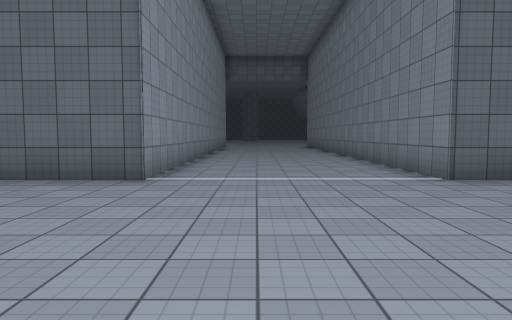
View 1 (above)

23 first-person views from a walk through a scene from a Unity 3-D project. The camera is 1.4 m above the floor, tilts 4° down and sees 70° across. The floor is counted in squares, 2 m on a side. Each view is taken from the middle of a square. On the plan, view 1 faces up. The plan holds only what a view shows up to about 11 squares ahead; the rest is blank. The place goes on beyond the plan. The player is left out. Surface patterns are stand-ins for the level's own textures.

View 2
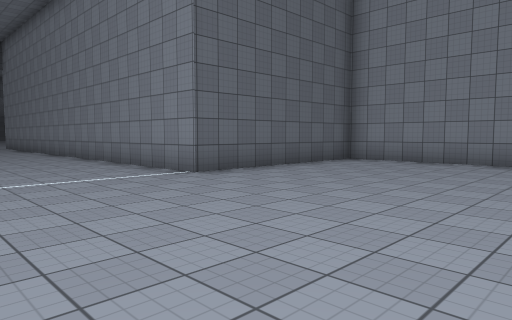

View 3
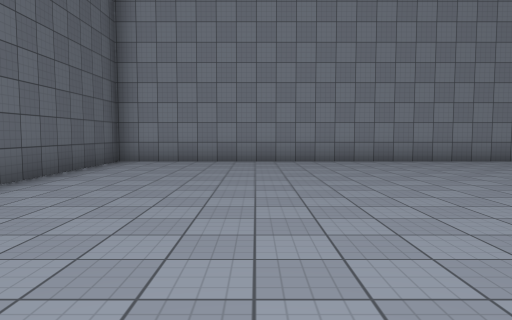

View 4
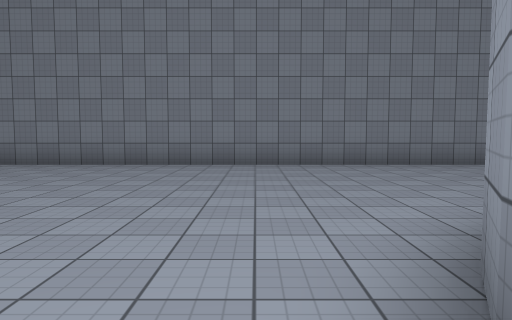

View 5
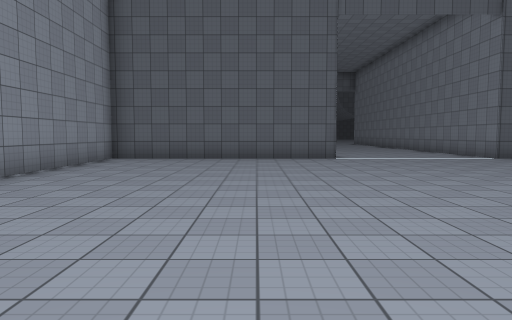

View 6
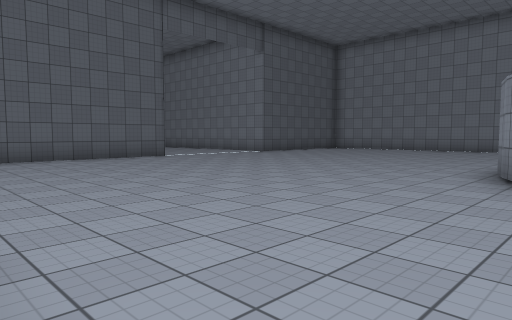

View 7
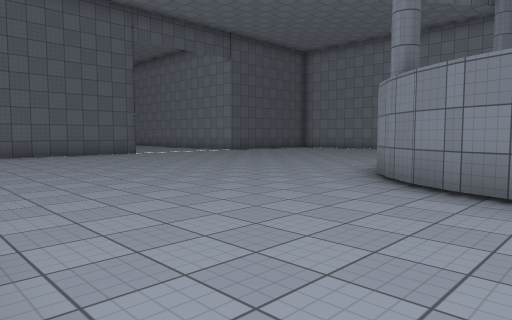

View 8
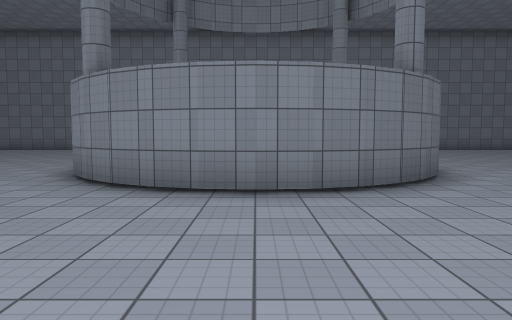

View 9
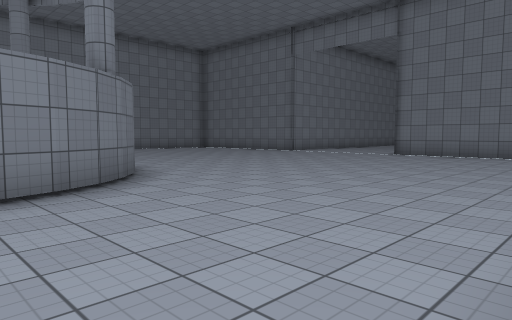

View 10
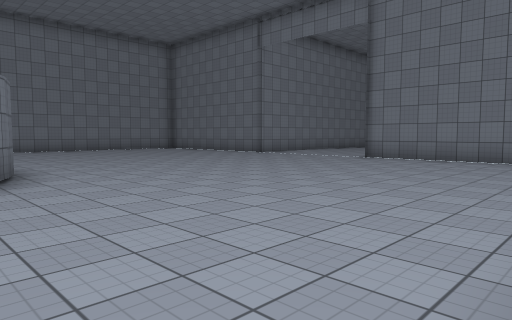

View 11
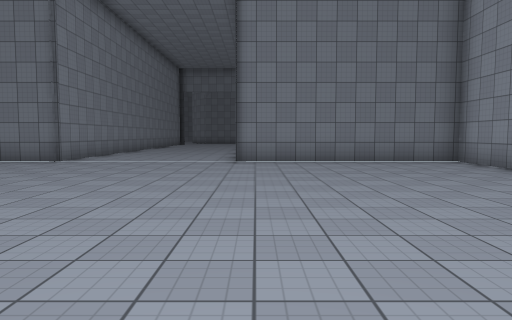

View 12
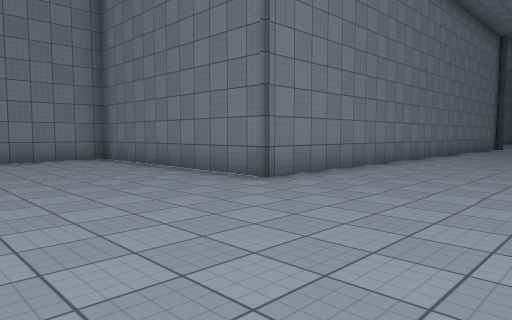

View 13
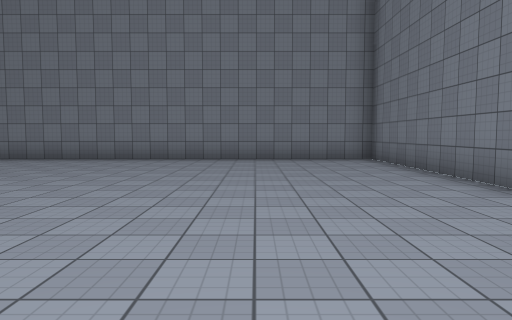

View 14
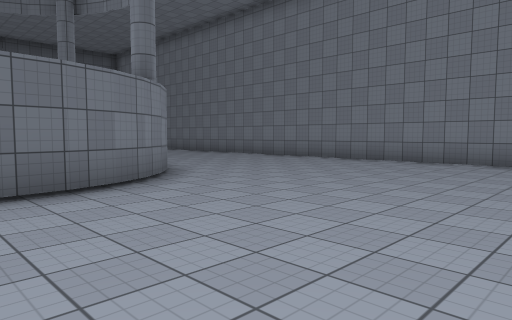

View 15
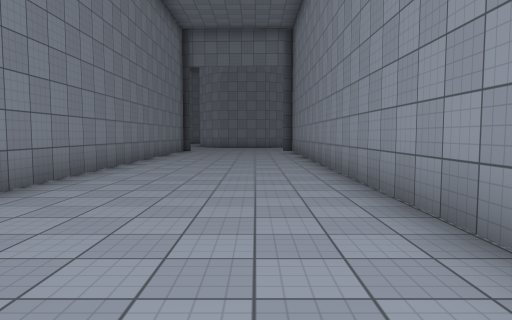

View 16
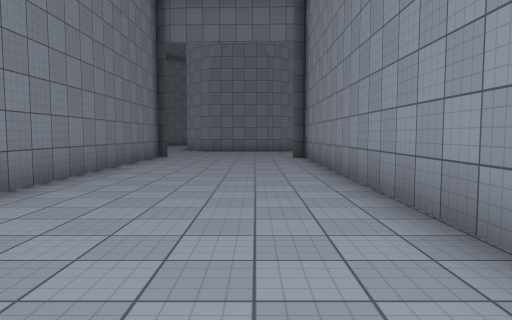

View 17
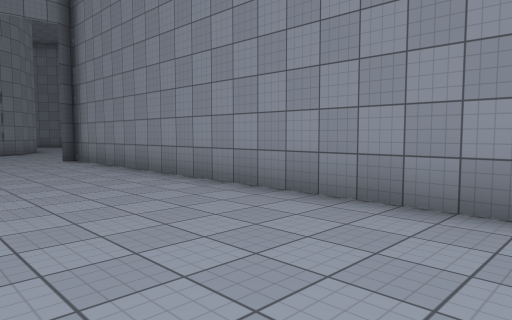

View 18
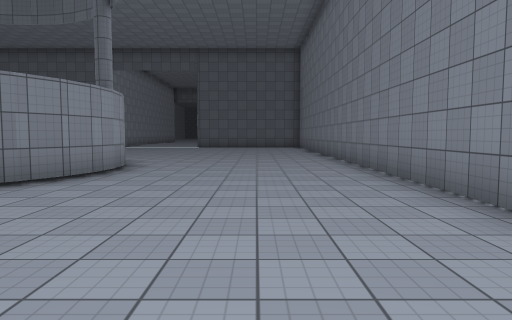

View 19
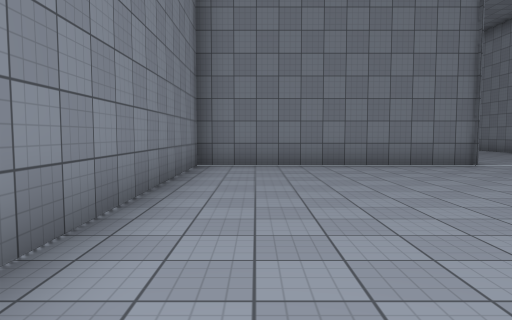

View 20
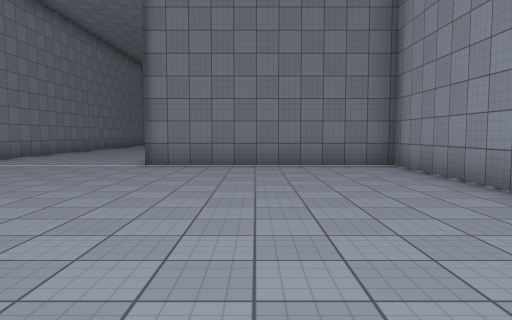

View 21
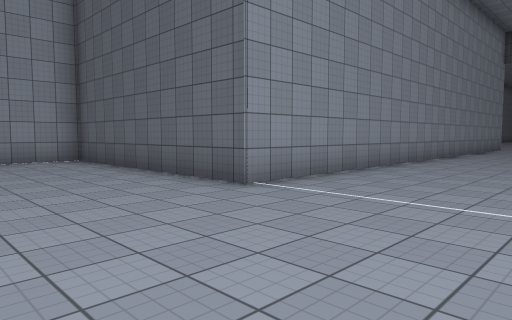

View 22
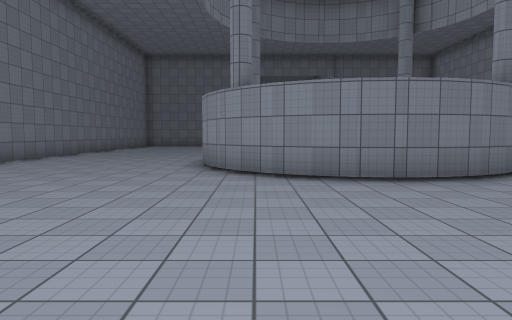

View 23
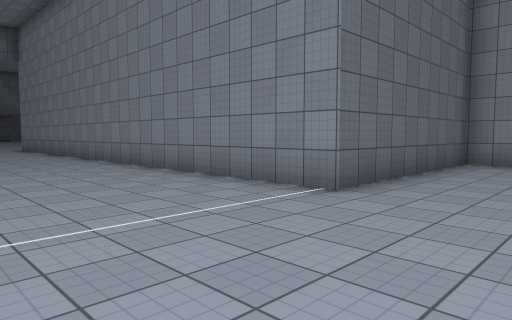

### Floor plan
Points are (right, up) in squares from view 1. A wall is a line through its corners. A room is listed if a view was taken in it or the views show most of it. See-through windows are left out.
Room 1 (views 1, 2, 3, 4, 5, 6, 7, 8, 9, 10, 11, 12, 13, 14, 15, 16, 17, 18, 19, 20, 21, 22, 23)
walls: (2.3, -9.5) (1.7, -9.9) (1.1, -10.3); (1.2, -10.2) (0.4, -10.4); (2.7, -8.9) (2.2, -9.5); (0.6, -10.4) (-0.3, -10.5); (3, -8.3) (2.7, -9); (-0.9, -10.4) (-1.6, -10.2); (3.3, -7) (3.2, -7.7) (3, -8.4); (-1.5, -10.3) (-2.2, -9.9); (3.2, -6.2) (3.3, -7.1); (-2.1, -9.9) (-2.7, -9.5) (-3.2, -8.9); (3, -5.6) (3.2, -6.3); (2.7, -5) (3, -5.7); (-3.1, -9) (-3.5, -8.3); (2.2, -4.5) (2.7, -5.1); (-3.4, -8.4) (-3.7, -7.6); (1.7, -4.1) (2.3, -4.6); (-3.6, -7.8) (-3.7, -6.9); (-3.7, -7.1) (-3.6, -6.3); (0.4, -3.5) (1.1, -3.8) (1.8, -4.1); (-3.7, -6.4) (-3.4, -5.6); (-0.3, -3.5) (0.6, -3.6); (-3.5, -5.7) (-3.1, -5); (-1, -3.6) (-0.1, -3.5); (-3.2, -5.1) (-2.7, -4.5) (-2.1, -4.1); (-2.2, -4.1) (-1.6, -3.8) (-0.9, -3.6); (-2.5, -21.1) (-2.5, -34.4); (-8.1, -17.9) (-8.1, -19.3) (-2.5, -19.3); (-1.7, 13.5) (-1.7, 5.5) (-8.1, 5.5) (-8.1, 3.9); (2.1, -34) (2.1, -19.3) (8.3, -19.3) (8.3, 5.5) (2.9, 5.5) (2.9, 13.5)

Positions as (right, up) in squares from view 1, and headings:
1: (0, 0), facing up
2: (-1, 0), facing up-right
3: (-1, 2), facing right
4: (0, -3), facing right
5: (-4, -5), facing up
6: (-8, -5), facing up-right
7: (-8, -7), facing up-right
8: (-8, -7), facing right
9: (-8, -7), facing down-right
10: (-8, -9), facing down-right
11: (-3, -10), facing down
12: (-2, -15), facing down-right
13: (-2, -16), facing right
14: (-1, -15), facing up-right
15: (-1, -19), facing down
16: (-1, -23), facing down
17: (1, -24), facing down-left
18: (6, -14), facing up
19: (7, -11), facing down
20: (-5, -11), facing down
21: (2, 2), facing up-left
22: (2, 2), facing down
23: (-1, 3), facing up-right
